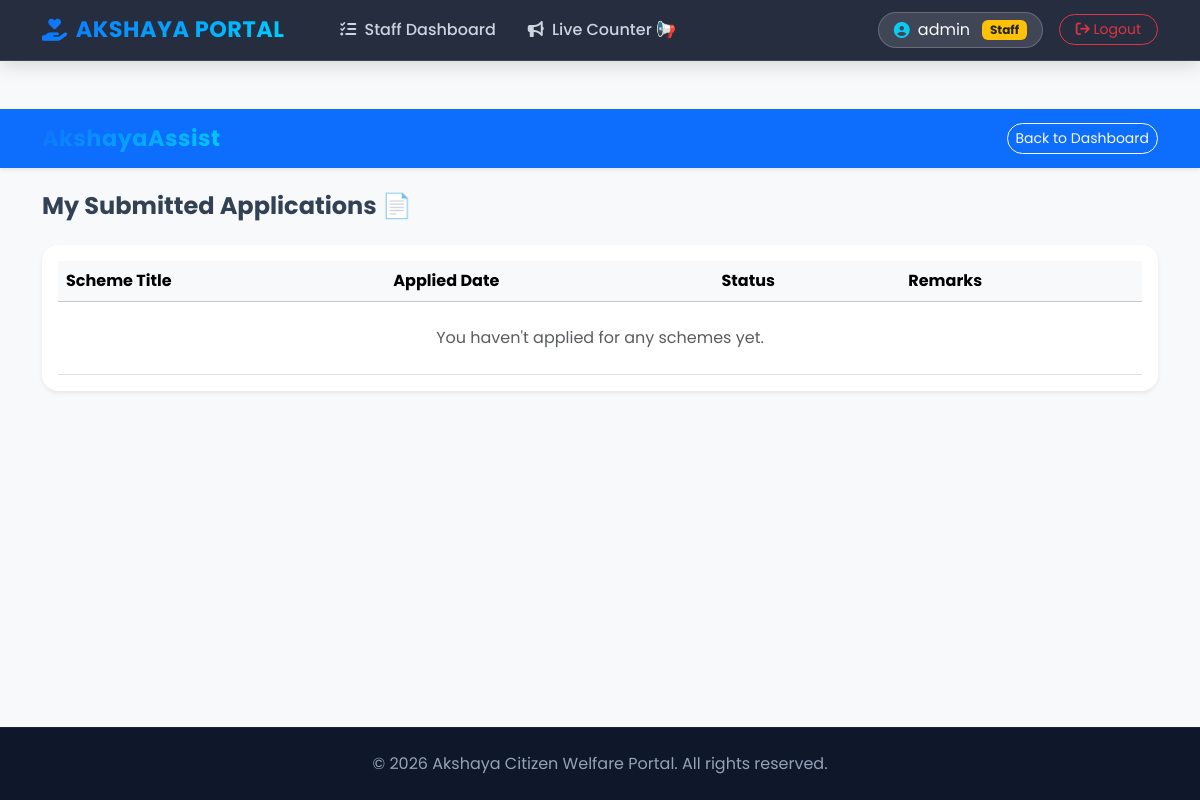
The page /my-applications/ (signed in) on the database as committed earlier.
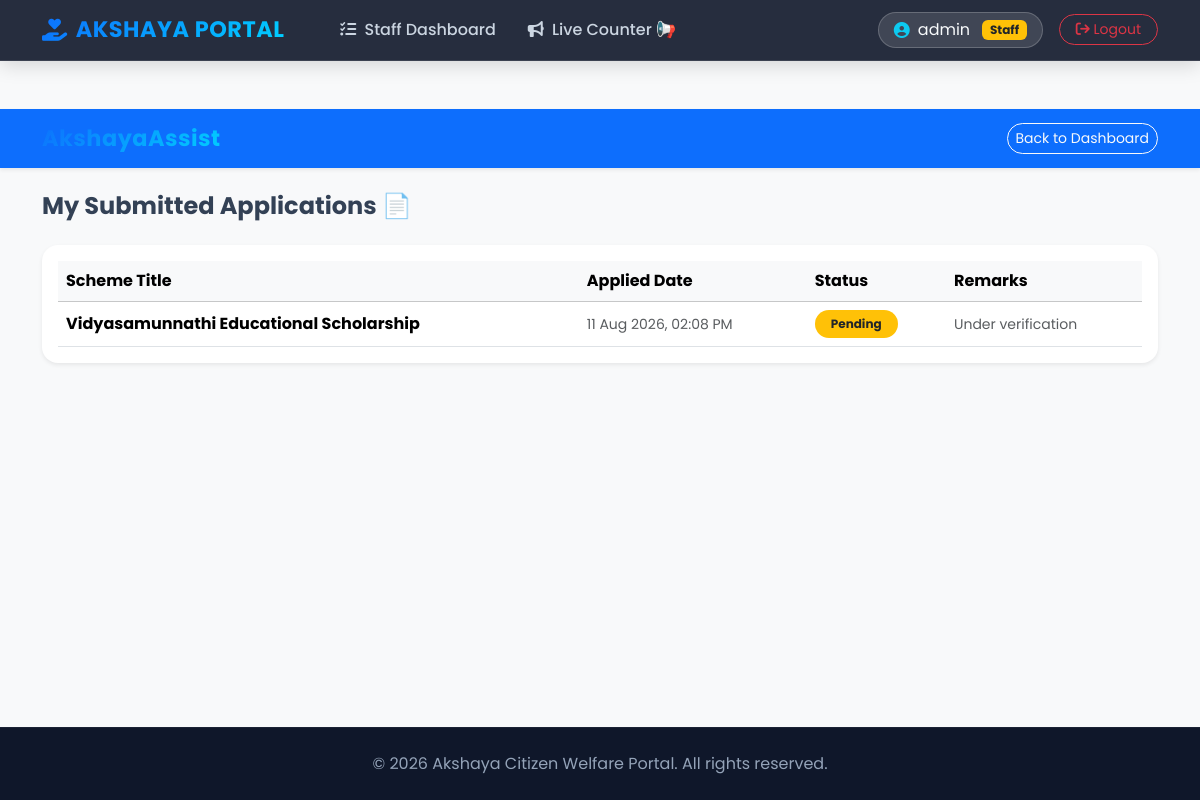
The same page on the database as committed later.
### welfare_app/models.py (models this page shows, shortened)
class Application(models.Model):
    STATUS_CHOICES = [
        ('PENDING_VERIFICATION', 'Pending Document Verification'),
        ('REJECTED_DOCS', 'Documents Rejected (Re-upload Needed)'),
        ('DOCS_APPROVED', 'Documents Approved (Eligible for Token)'),
        ('TOKEN_BOOKED', 'Token Booked / Waiting in Queue'),
        ('IN_PROGRESS', 'Processing at Counter'),
        ('FORWARDED_TO_GOVT', 'Submitted to Govt Portal'),
    ]
    user = models.ForeignKey(User, on_delete=models.CASCADE)
    scheme = models.ForeignKey(Scheme, on_delete=models.CASCADE)
    application_id = models.CharField(max_length=20, unique=True, editable=False, null=True, blank=True)
    status = models.CharField(max_length=30, choices=STATUS_CHOICES, default='PENDING_VERIFICATION')
    rejection_reason = models.TextField(blank=True, null=True)
    appointment_date = models.DateField(null=True, blank=True)
    token_number = models.IntegerField(null=True, blank=True)
    phone_number = models.CharField(max_length=15, default="")
    form_data = models.JSONField(default=dict, blank=True)
    govt_ref_number = models.CharField(max_length=100, blank=True, null=True)
    staff_remarks = models.TextField(blank=True, default="Application submitted. Awaiting verification.")
    applied_date = models.DateTimeField(auto_now_add=True)

class Scheme(models.Model):
    GENDER_CHOICES = [
        ('ALL', 'ALL (Everyone)'),
        ('Female', 'Female Only'),
        ('Male', 'Male Only'),
    ]
    OCCUPATION_CHOICES = [
        ('ALL', 'ALL (Any Occupation)'),
        ('Farmer', 'Farmer'),
        ('Teacher', 'Teacher'),
        ('Student', 'Student'),
    ]
    RATION_CHOICES = [
        ('ALL', 'ALL (APL & BPL)'),
        ('APL', 'APL Only'),
        ('BPL', 'BPL Only'),
    ]
    CATEGORY_CHOICES = [
        ('ALL', 'ALL Categories'),
        ('General', 'General'),
        ('OBC', 'OBC'),
        ('SC', 'SC'),
        ('ST', 'ST'),
    ]
    MARITAL_CHOICES = [
        ('ALL', 'ALL (Married & Unmarried)'),
        ('Single', 'Single Only'),
        ('Married', 'Married Only'),
        ('Divorced', 'Divorced Only'),
        ('Widow', 'Widow/Widower Only'),
    ]
    title = models.CharField(max_length=200)
    description = models.TextField()
    min_age = models.IntegerField(default=0)
    max_income = models.IntegerField(default=100000)
    allowed_ration_cards = models.CharField(max_length=20, choices=RATION_CHOICES, default='ALL')
    category = models.CharField(max_length=20, choices=CATEGORY_CHOICES, default='ALL')
    allowed_gender = models.CharField(max_length=10, choices=GENDER_CHOICES, default='ALL')
    required_occupation = models.CharField(max_length=50, choices=OCCUPATION_CHOICES, default='ALL')
    allowed_marital_status = models.CharField(max_length=20, choices=MARITAL_CHOICES, default='ALL')
    is_for_disabled_only = models.BooleanField(default=False)
    required_documents = models.CharField(
        max_length=300,
        default="Identity Card, Income Certificate",
        help_text="ആവശ്യമുള്ള രേഖകൾ കോമ (,) ഇട്ട് നൽകുക."
    )
    extra_fields = models.CharField(
        max_length=500,
        blank=True,
        default="",
        help_text="അഡീഷണൽ ചോദ്യങ്ങൾ കോമ (,) ഇട്ട് എഴുതുക."
    )

### welfare_app/views.py (the view)
# urls.py: path('my-applications/', views.my_applications, name='my_applications'),
@login_required(login_url='login')
def my_applications(request):
    applications = Application.objects.filter(user=request.user).order_by('-applied_date')
    return render(request, 'my_applications.html', {'applications': applications})

### welfare_app/templates/my_applications.html (shortened to what this page needs)
{% extends 'base.html' %}
{% block content %}
<!DOCTYPE html>
<html lang="en">
<head>
</head>
<body class="bg-light">
    <nav class="navbar navbar-dark bg-primary shadow-sm mb-4">
        <div class="container">
            <a class="navbar-brand fw-bold" href="{% url 'home' %}">AkshayaAssist</a>
            <a href="{% url 'home' %}" class="btn btn-outline-light btn-sm rounded-pill">Back to Dashboard</a>
        </div>
    </nav>
    <div class="container">
        <h4 class="fw-bold mb-4">My Submitted Applications 📄</h4>
        <div class="card border-0 shadow-sm rounded-4 p-3 bg-white">
            <table class="table table-hover align-middle mb-0">
                <thead class="table-light">
                    <tr>
                        <th>Scheme Title</th>
                        <th>Applied Date</th>
                        <th>Status</th>
                        <th>Remarks</th>
                    </tr>
                </thead>
                <tbody>
                    {% for app in applications %}
                    <tr>
                        <td class="fw-bold">{{ app.scheme.title }}</td>
                        <td class="text-muted small">{{ app.applied_date|date:"d M Y, h:i A" }}</td>
                        <td>
                            {% if app.status == 'Pending' %}
                                <span class="badge bg-warning text-dark px-3 py-2 rounded-pill">Pending</span>
                            {% elif app.status == 'Approved' %}
                                <span class="badge bg-success px-3 py-2 rounded-pill">Approved</span>
                            {% else %}
                                <span class="badge bg-danger px-3 py-2 rounded-pill">Rejected</span>
                            {% endif %}
                        </td>
                        <td class="text-muted small">{{ app.remarks|default:"Under verification" }}</td>
                    </tr>
                    {% empty %}
                    <tr>
                        <td colspan="4" class="text-center py-4 text-muted">You haven't applied for any schemes yet.</td>
                    </tr>
                    {% endfor %}
                </tbody>
            </table>
        </div>
    </div>
</body>
</html>
{% endblock %}

Rows that differ between the two databases and show on the page:
added Application: scheme "Vidyasamunnathi Educational Scholarship", applied_date "11 Aug 2026, 02:08 PM", status "Pending", remarks "Under verification"
Other text that changed with them:
text no longer shown: "You haven't applied for any schemes yet."
